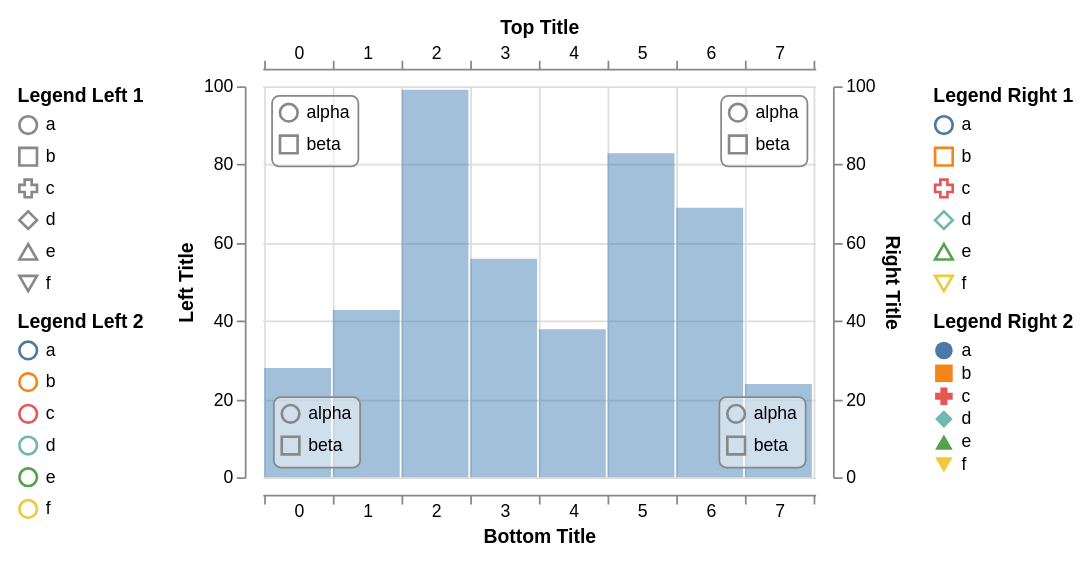

Vega-Lite specification stored for this chart:
### Vega specification from a JSON file in a GitHub repository (floating-point values rounded to 4 significant figures)
{"$schema": "https://vega.github.io/schema/vega/v5.json", "width": 600, "height": 300, "padding": 10, "autosize": "fit", "config": {"axisBand": {"bandPosition": 1, "labelPadding": -1, "tickExtra": true, "tickOffset": 0}}, "signals": [{"name": "active", "value": null, "on": [{"events": {"marktype": "rect", "type": "mouseover"}, "update": "datum"}, {"events": {"marktype": "rect", "type": "mouseout"}, "update": "null"}]}], "data": [{"name": "values", "values": [{"x": 0, "y": 28}, {"x": 1, "y": 43}, {"x": 2, "y": 99}, {"x": 3, "y": 56}, {"x": 4, "y": 38}, {"x": 5, "y": 83}, {"x": 6, "y": 69}, {"x": 7, "y": 24}]}], "scales": [{"name": "xscale", "type": "band", "range": [0, {"signal": "width"}], "round": true, "domain": {"data": "values", "field": "x"}}, {"name": "yscale", "type": "linear", "range": [{"signal": "height"}, 0], "round": true, "domain": {"data": "values", "field": "y"}, "zero": true, "nice": true}, {"name": "shapeScale", "type": "ordinal", "domain": ["a", "b", "c", "d", "e", "f"], "range": ["circle", "square", "cross", "diamond", "triangle-up", "triangle-down"]}, {"name": "colorScale", "type": "ordinal", "domain": ["a", "b", "c", "d", "e", "f"], "range": "category"}, {"name": "innerScale", "type": "ordinal", "domain": ["alpha", "beta"], "range": ["circle", "square"]}], "axes": [{"scale": "yscale", "orient": "left", "tickCount": 5, "grid": false, "domain": true, "title": "Left Title", "offset": 10}, {"scale": "yscale", "orient": "right", "tickCount": 5, "grid": true, "domain": true, "title": "Right Title", "offset": 10}, {"scale": "xscale", "orient": "top", "grid": false, "domain": true, "title": "Top Title", "offset": 10}, {"scale": "xscale", "orient": "bottom", "grid": true, "domain": true, "title": "Bottom Title", "offset": 10}], "legends": [{"shape": "shapeScale", "stroke": "colorScale", "title": "Legend Right 1"}, {"shape": "shapeScale", "fill": "colorScale", "orient": "right", "title": "Legend Right 2"}, {"shape": "shapeScale", "orient": "left", "title": "Legend Left 1"}, {"stroke": "colorScale", "orient": "left", "title": "Legend Left 2"}, {"shape": "innerScale", "orient": "top-left", "offset": 5, "padding": 4, "encode": {"legend": {"enter": {"fill": {"value": "#fff"}, "fillOpacity": {"value": 0.5}, "stroke": {"value": "#888"}, "cornerRadius": {"value": 4}}}}}, {"shape": "innerScale", "orient": "top-right", "offset": 5, "padding": 4, "encode": {"legend": {"enter": {"fill": {"value": "#fff"}, "fillOpacity": {"value": 0.5}, "stroke": {"value": "#888"}, "cornerRadius": {"value": 4}}}}}, {"shape": "innerScale", "orient": "bottom-left", "offset": 6, "padding": 4, "encode": {"legend": {"enter": {"fill": {"value": "#fff"}, "fillOpacity": {"value": 0.5}, "stroke": {"value": "#888"}, "cornerRadius": {"value": 4}}}}}, {"shape": "innerScale", "orient": "bottom-right", "offset": 6, "padding": 4, "encode": {"legend": {"interactive": true, "enter": {"fill": {"value": "#fff"}, "fillOpacity": {"value": 0.5}, "stroke": {"value": "#888"}, "cornerRadius": {"value": 4}}, "update": {"stroke": {"value": "#888"}}, "hover": {"stroke": {"value": "#f8f"}}}}}], "marks": [{"type": "rect", "from": {"data": "values"}, "encode": {"update": {"x": {"scale": "xscale", "field": "x"}, "width": {"scale": "xscale", "band": 1, "offset": -1}, "y": {"scale": "yscale", "field": "y"}, "y2": {"scale": "yscale", "value": 0}, "fill": {"value": "steelblue"}, "fillOpacity": {"value": 0.5}, "stroke": {"color": {"l": {"value": 50}, "a": {"value": 100}, "b": {"value": -20}}}, "strokeWidth": [{"test": "datum===active", "value": 5}, {"value": 0}]}}}]}
